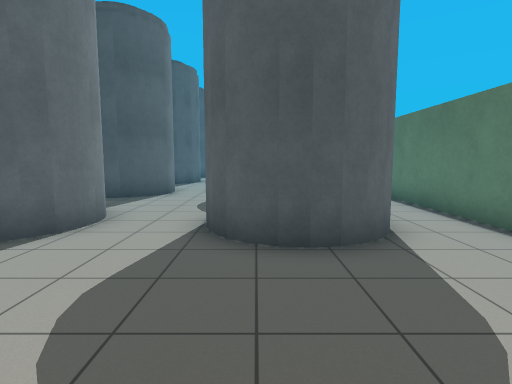
view 1 (above)

21 first-person views from a walk through a world built for the Gazebo simulator. The camera is 1.2 m above the floor, tilts 6° down and sees 80° across. The floor is counted in squares, 1 m on a side. Each view is taken from the middle of a square. On the plan, view 1 faces up. The plan holds only what a view shows up to about 13 squares ahead; the rest is blank.

view 2
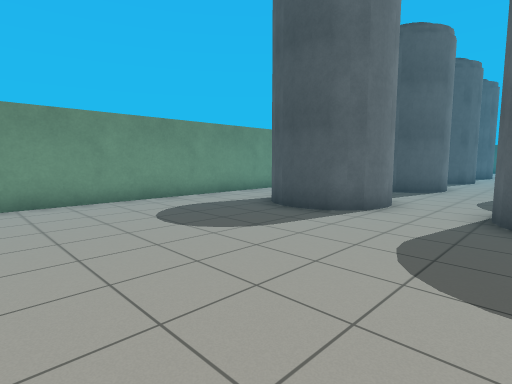

view 3
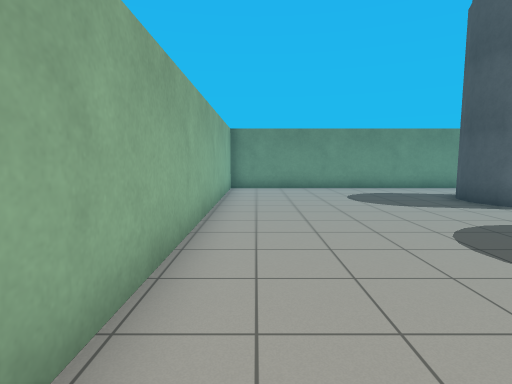

view 4
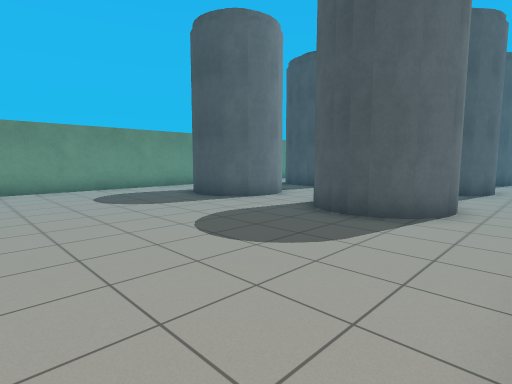

view 5
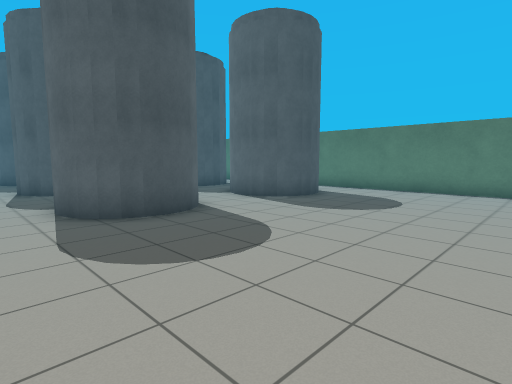

view 6
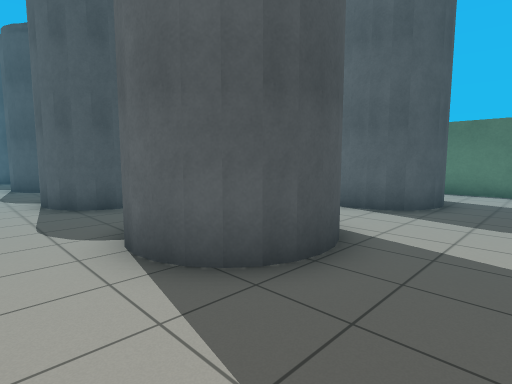

view 7
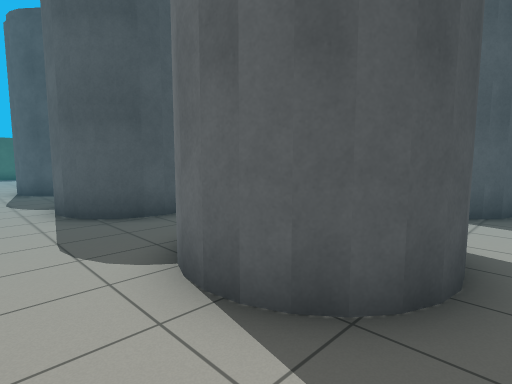

view 8
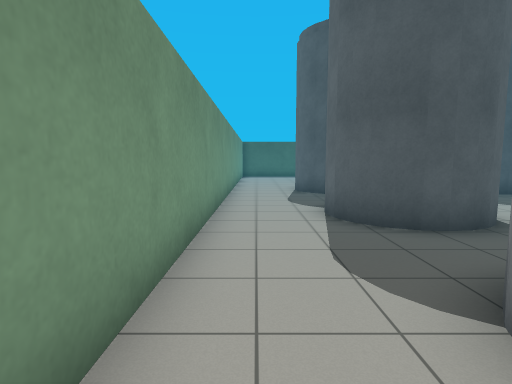

view 9
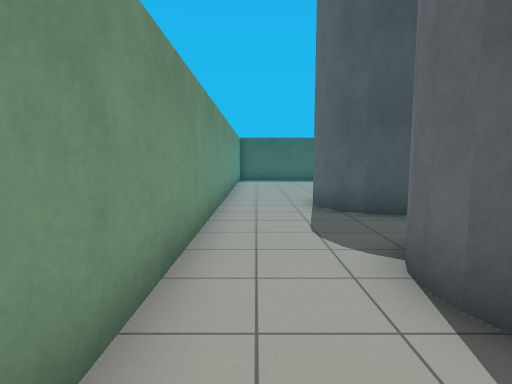

view 10
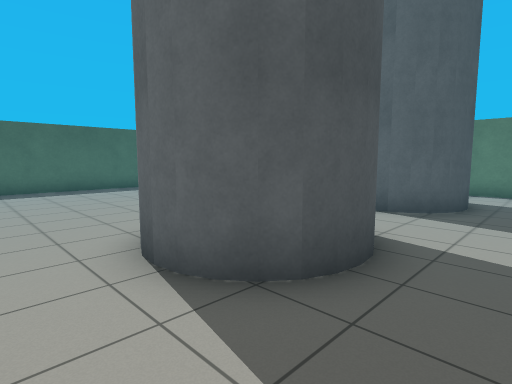

view 11
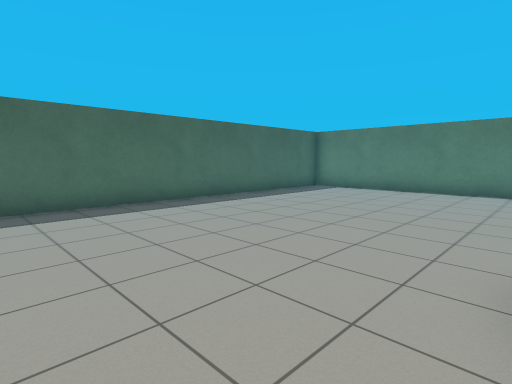

view 12
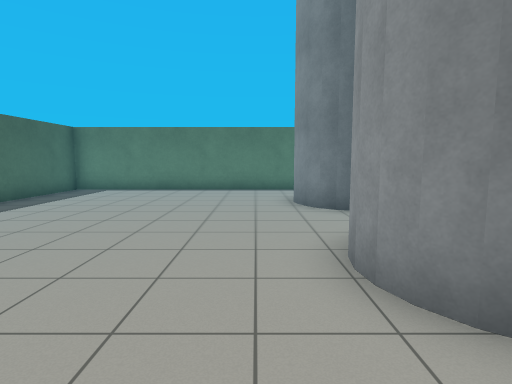

view 13
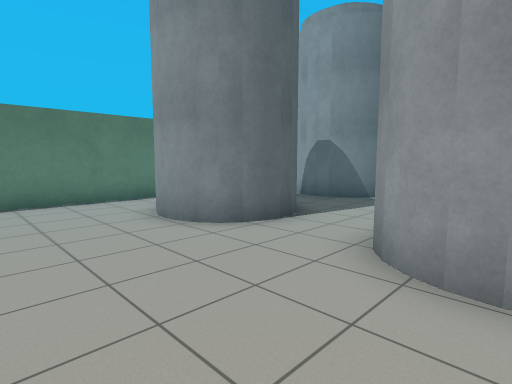

view 14
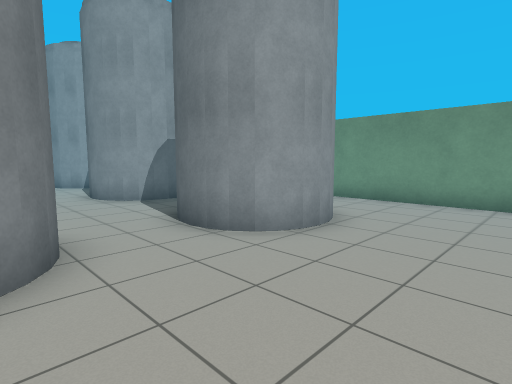

view 15
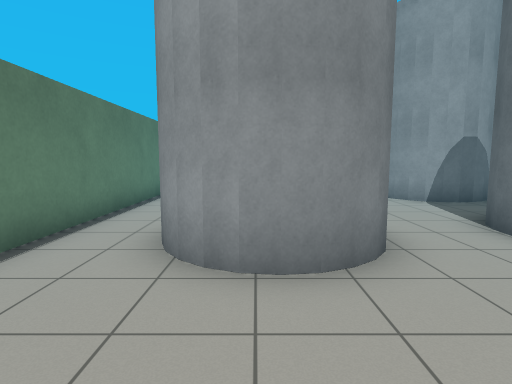

view 16
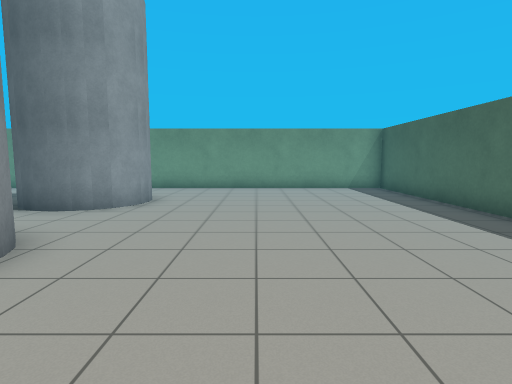

view 17
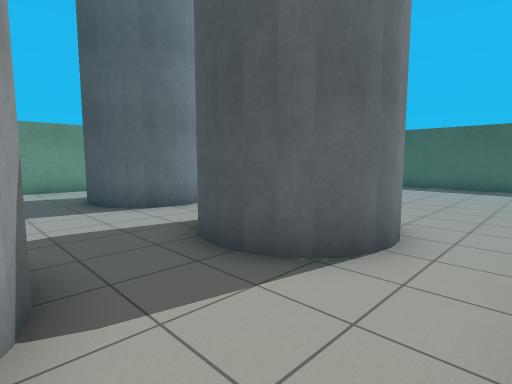

view 18
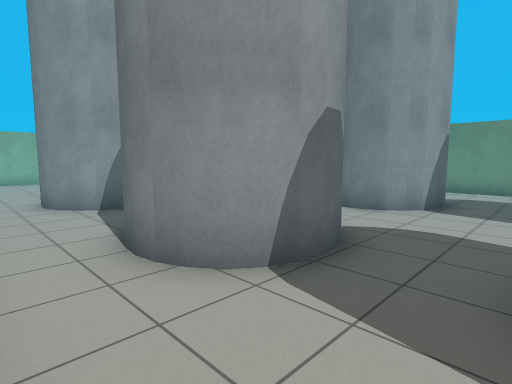

view 19
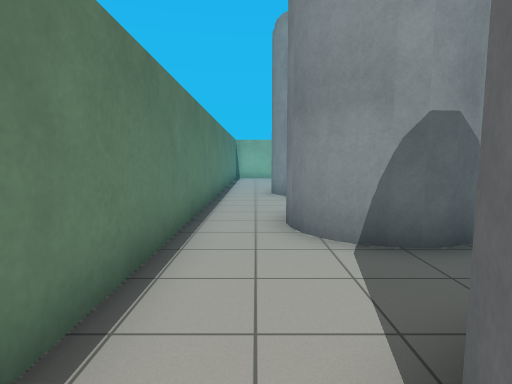

view 20
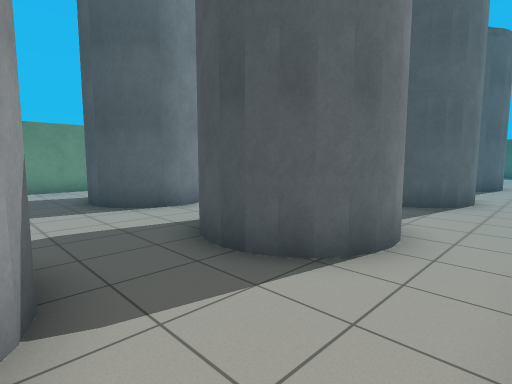

view 21
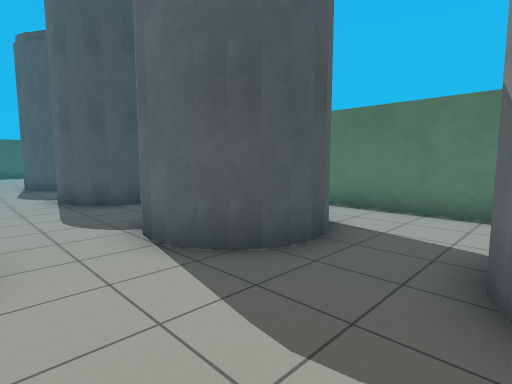

### Floor plan
Key: @ floor where view 1 was taken; # wall or solid block; . floor; O other object.
Columns run from 9 left of view 1 to 5 right of it. Each row starts with its distance up from view 1.
 33 ###############
 32 #.............#
 31 #.............#
 30 #.............#
 29 #.............#
 28 #.............#
 27 #.............#
 26 #.............#
 25 #.............#
 24 #...OO...OO...#
 23 #..O OO.OO O..#
 22 #..O  O.O  O..#
 21 #..OOO...OOO..#
 20 #.............#
 19 #.............#
 18 #..OOO...OOO..#
 17 #..O  O.O  O..#
 16 #..O OO.OO O..#
 15 #...OO...OO...#
 14 #.............#
 13 #...OO...OO...#
 12 #..O OO.O  O..#
 11 #..O  O.O  O..#
 10 #..OOO...OOO..#
  9 #.............#
  8 #.............#
  7 #..  O...OOO..#
  6 #..O  O.O  O..#
  5 #..O OO.OO O..#
  4 #...OO...OO...#
  3 #.............#
  2 #.............#
  1 #.............#
  0 #........@....#
 -1 #.............#
 -2 #........... .
 -3 #############

Where each view was taken, in squares from view 1:
view 1: 0 up, 0 right, facing up
view 2: 2 down, 0 right, facing up-left
view 3: 2 down, 4 right, facing left
view 4: 2 down, 4 right, facing up-left
view 5: 2 down, 8 left, facing up-right
view 6: 2 up, 8 left, facing up-right
view 7: 9 up, 8 left, facing up-right
view 8: 10 up, 8 left, facing up
view 9: 14 up, 8 left, facing up
view 10: 19 up, 8 left, facing up-right
view 11: 24 up, 8 left, facing up-right
view 12: 25 up, 8 left, facing right
view 13: 27 up, 5 left, facing down-right
view 14: 27 up, 0 right, facing down-left
view 15: 27 up, 1 right, facing down
view 16: 27 up, 4 right, facing left
view 17: 18 up, 4 right, facing up-left
view 18: 15 up, 4 right, facing down-left
view 19: 17 up, 3 right, facing down
view 20: 7 up, 4 right, facing up-left
view 21: 7 up, 3 left, facing up-right
